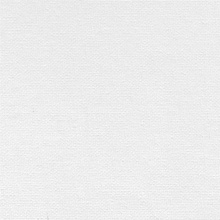
%> input picture texture image/Canvas-Board.jpg, 220 x 220 px, shrunk from 600 x 600 before the run, given in place of Canvas-Board.jpg  , which was not available
$ octave texture.m   (GNU Octave 9; MATLAB toolbox functions it lacks are replaced by stand-ins)
%> lines starting %> are read from the running program, lines starting %| are printed output that depends on the picture; pictures that were not available may be replaced by others from this repository, and a replacement may not be noted
clear all;

img_name = char('Canvas-Board.jpg','Canvas-Paper.jpg' ,'Fiber.jpg','Japanese-paper.jpg','Newsprint.jpg','Paper-Towel.jpg','pink.jpg','pumice.JPG','rock.JPG','Washi.jpg','Washi-Canvas.jpg','white_honey.jpg');
directory = char('C:\Users\Ilkyu\Desktop\2009002229\3\2\Numerical Methods\texture image\');

N_img = 12;
lookup_size = 32;
scale = 16;
sample_number = 100;
except_bright = 1; % DC 성분을 제외 하는지 마는지.
try_numb = 1; % 비교 대상의 임의 좌표 시도 횟수
print = 1; % 출력 관련.
wrong_count = 0;

img_av(1:scale,1:scale,1:N_img) = 0; % 각 이미지의 FTT를

img_add = strcat(directory,img_name);
img_add_length = length(img_add);
img_bright(1:N_img) = 0;

figure(1);

for(image_number=1:N_img)
    img = imread(img_add(image_number,1:length(img_add)));
%> img is the input picture: size 220x220x3 uint8; min 212, max 253, mean 236.7

    img = rgb2gray(img); % rgb to gray
%> img: size 220x220 uint8

    how_big = size(img);
%> how_big = [220 220]
    col = how_big(1);
%> col = 220
    row = how_big(2);
%> row = 220

    %     imtool(img);
    sum = 0;

    for(get_sample=1:sample_number)
        x = round(rand()*(col-lookup_size));
        y = round(rand()*(row-lookup_size));

        target(1:lookup_size,1:lookup_size) = 0;

        for(i=1:lookup_size)
            for(j=1:lookup_size)
                target(i,j) = img(x+i,y+j);
            end
        end

        Y = fft2(target,scale,scale);
        img_bright(image_number) = img_bright(image_number) + Y(1,1);
        if(except_bright)
            Y(1,1)=0;
        end% DC성분이 너무 커서 이 부분을 따로 기록을 해놓고 그래프를
        %출력하기 위함. 그러지 않으면 1,1의 성분이 너무 커서 다른 그래프와
        %차이를 육안으로 확인하기 힘듦.
        %또한 전체적인 밝기를 제외한 패턴을 보기위해서는 이게 더욱 효율적이라고 생각했음.

        real_ratio_Y =  (abs(real(Y))/max(max(abs(real(Y)))));
%         real_ratio_Y =  abs(real(Y));

        for(i=1:scale)
            for(j=1:scale)
                img_av(i,j,image_number) = img_av(i,j,image_number) + real_ratio_Y(i,j);
            end
        end

    end
%> after the loop, img_bright = [6055591 0 0 0 0 0 0 0 0 0 0 0]

    % k means clustering 을 응용하여 사용 하기 위함.
    img_av(:,:,image_number) = img_av(:,:,image_number) / sample_number;
    img_bright(image_number) = img_bright(image_number) / sample_number;

    subplot(3,4,image_number);
    mesh(img_av(1:scale,1:scale,image_number));
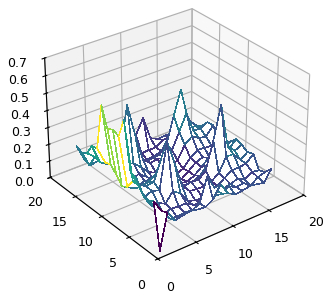
%> figure redrawn from the program's plot data

    if(print) disp(sprintf('complete image #%d',image_number)); end
    clear img;
end
%> pass 2 of the loop `for(image_number=1:N_img)`:
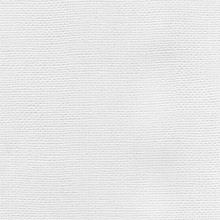
%> input picture texture image/Canvas-Paper.jpg, 220 x 220 px, shrunk from 600 x 600 before the run, given in place of Canvas-Paper.jpg  , which was not available
%> img is the input picture: size 220x220x3 uint8; min 196, max 254, mean 231
%> img: size 220x220 uint8
%> after the loop `for(get_sample=1:sample_number)`:
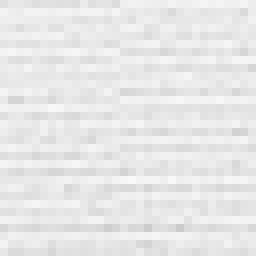
%> target: size 32x32 double (shown 8 times larger); min 203, max 249, mean 231.8
%> after the loop `for(get_sample=1:sample_number)`: img_bright = [60555.9 5900788 0 0 0 0 0 0 0 0 0 0]
%> `mesh(img_av(1:scale,1:scale,image_number));`:
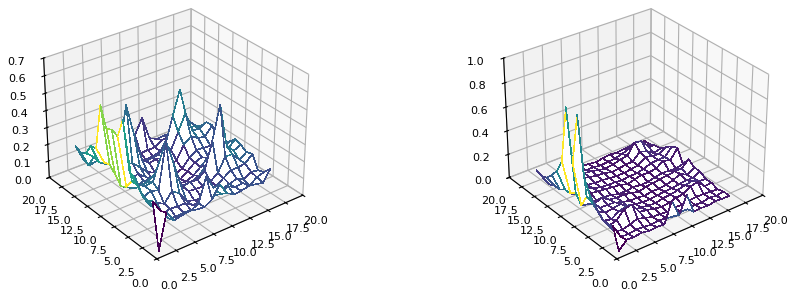
%> figure redrawn from the program's plot data, 2 panels
%> pass 3 of the loop `for(image_number=1:N_img)`:
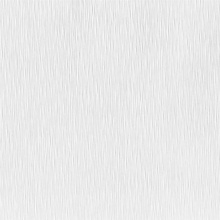
%> input picture texture image/Fiber.jpg, 220 x 220 px, shrunk from 600 x 600 before the run, given in place of Fiber.jpg         , which was not available
%> img is the input picture: size 220x220x3 uint8; min 212, max 250, mean 233.7
%> img: size 220x220 uint8
%> after the loop `for(get_sample=1:sample_number)`: img_bright = [60555.9 59007.9 5977796 0 0 0 0 0 0 0 0 0]
%> `mesh(img_av(1:scale,1:scale,image_number));`:
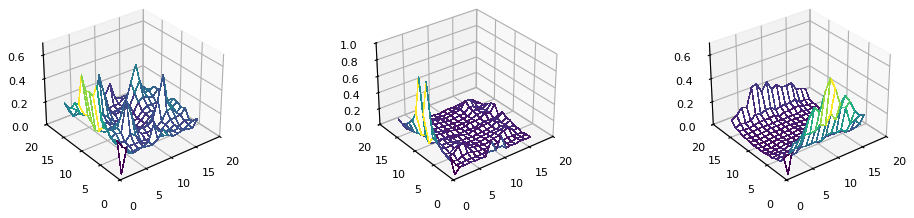
%> figure redrawn from the program's plot data, 3 panels
%> (the run ends here)
